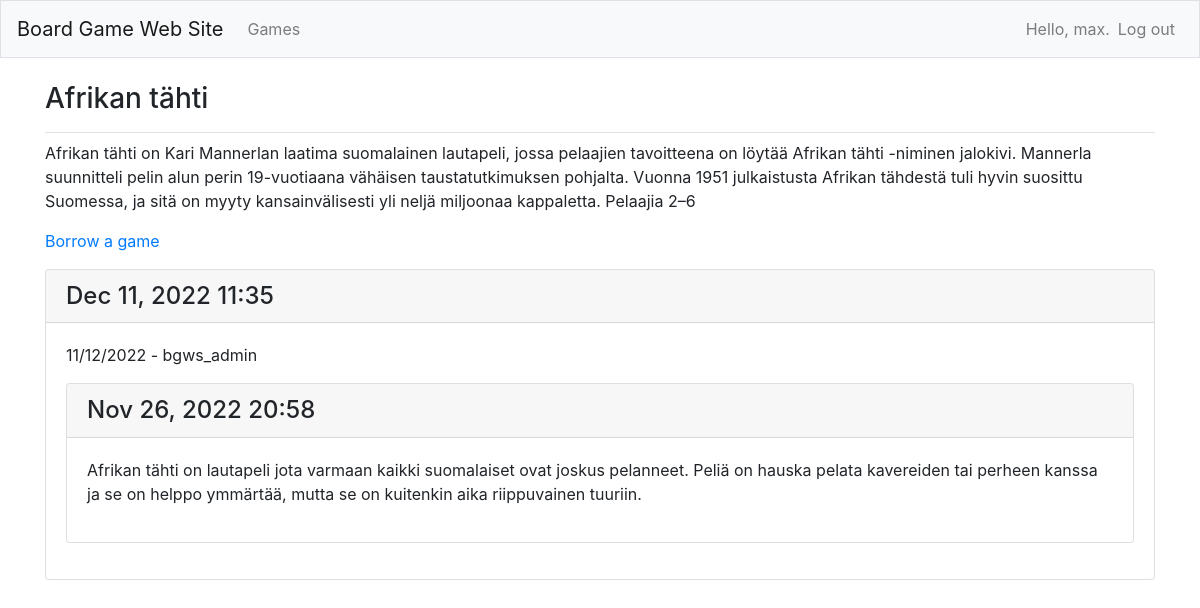
Screenshot of /games/1/ (signed in) with the database file from the repository.
### board_game_web_sites/models.py (models this page shows, shortened)
class Board_game(models.Model) :
    name = models.CharField(max_length=100)
    description = models.CharField(max_length=1000, null=True)
    date_added = models.DateTimeField(auto_now_add=True)
    date_modified = models.DateTimeField(auto_now=True)
    owner = models.ForeignKey(User, on_delete=models.CASCADE)
    def __str__(self):
        return self.name

class Review(models.Model):
    my_review = models.TextField(max_length=250)
    stars = models.IntegerField()
    date_added = models.DateTimeField(auto_now_add=True)
    date_modified = models.DateTimeField(auto_now=True)
    game = models.ForeignKey(Board_game, on_delete=models.CASCADE)
    owner = models.ForeignKey(User, on_delete=models.CASCADE)

### board_game_web_sites/views.py (the view)
# urls.py: path('games/<int:game_id>/',views.game, name='game'),
@login_required
def game(request, game_id):
    game = get_object_or_404(Board_game, id=game_id)
    reviews = game.review_set.order_by('-date_added')
    context = {'game': game, 'reviews':reviews}
    return render(request, 'board_game_web_sites/board_game.html', context)

### board_game_web_sites/templates/board_game_web_sites/board_game.html (shortened to what this page needs)
{% extends 'board_game_web_sites/base.html' %}
{% block page_header %}
  <h3>{{ game }}</h3>
{% endblock page_header %}
{% block content %}
  <p>
    {{ game.description }}
  </p>
  <p>
    <a href="{% url 'board_game_web_sites:new_review' game.id %}">Borrow a game</a>
  </p>
  {% for review in reviews %}
    <div class="card mb-3">
      <h4 class="card-header">
      {{ review.date_added|date:'M d, Y H:i' }}
  </h4>
    <div class="card-body">
      {{ review.my_review|linebreaks }}
  {% empty %}
  <p>There are no reviews for this game yet.</p>
  {% endfor %}
{% endblock content %}

### board_game_web_sites/templates/board_game_web_sites/base.html (shortened to what this page needs)
{% load bootstrap4 %}
<!DOCTYPE html>
<html lang="en">
<head>
  {% bootstrap_css %}
</head>
<body>
  <nav class="navbar navbar-expand-md navbar-light bg-light mb-4 border">
      <a class="navbar-brand" href="{% url 'board_game_web_sites:index' %}">
        Board Game Web Site</a>
      <div class="collapse navbar-collapse" id="navbarCollapse">
        <ul class="navbar-nav mr-auto">
          <li class="nav-item">
          <a class="nav-link" href="{% url 'board_game_web_sites:games' %}">Games</a></li>
        </ul>
        <ul class="nav navbar-nav ml-auto">
          {% if user.is_authenticated %}
          <li class="nav-item">
            <span class="navbar-text"}>Hello, {{ user.username }}.</span>
          </li>
          <li class="nav-item">
            <a class="nav-link" href="{% url 'users:logout' %}">Log out</a>
          </li>
          {% else %}
          <li class="nav-item">
            <a class="nav-link" href="{% url 'users:register' %}">Register</a>
          </li>
          <li class="nav-item">
            <a class="nav-link" href="{% url 'users:login' %}">Log in</a></li>
          {% endif %}
        </ul>
      </div>
    </nav>
  <main role="main" class="container">
    <div class="pb-2 mb-2 border-bottom">
    {% block page_header %}{% endblock page_header %}
  </div>
    <div>
      {% block content %}{% endblock content %}
    </div>
  </main>
</body>
</html>

### rows the page displays
Board_game: name "Afrikan tähti", description "Afrikan tähti on Kari Mannerlan laatima suomalainen lautapeli, jossa pelaajien tavoitteena on löytää Afrikan tähti -niminen jalokivi. Mannerla suunnitteli pelin alun perin 19-vuotiaana vähäisen taustatutkimuksen pohjalta. Vuonna 1951 julkaistusta Afrikan tähdestä tuli hyvin suosittu Suomessa, ja sitä on myyty kansainvälisesti yli neljä miljoonaa kappaletta. Pelaajia 2–6"
Review: date_added "Dec 11, 2022 11:35", my_review "11/12/2022 - bgws_admin"
Review: date_added "Nov 26, 2022 20:58", my_review "Afrikan tähti on lautapeli jota varmaan kaikki suomalaiset ovat joskus pelanneet. Peliä on hauska pelata kavereiden tai perheen kanssa ja se on helppo ymmärtää, mutta se on kuitenkin aika riippuvainen tuuriin."

### other values shown
{{ user.username }} "max"
